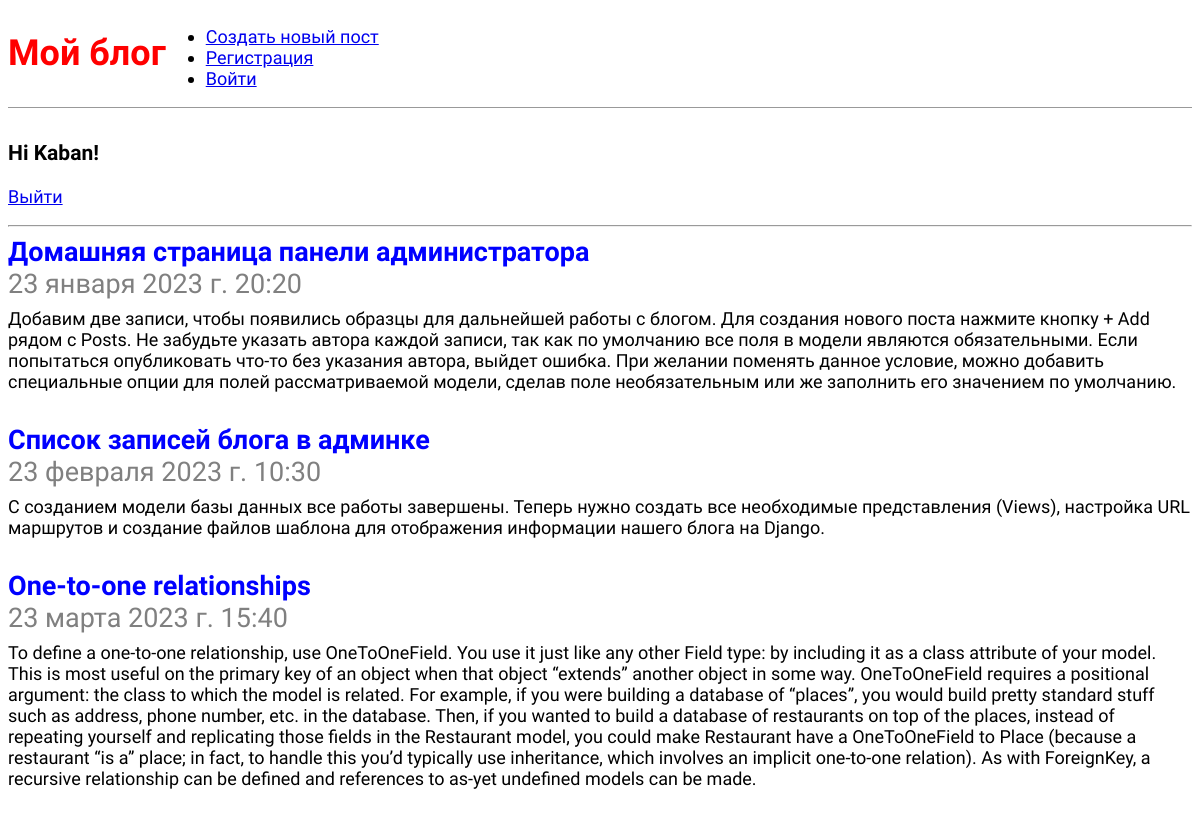
The app's page / (signed in), older data.
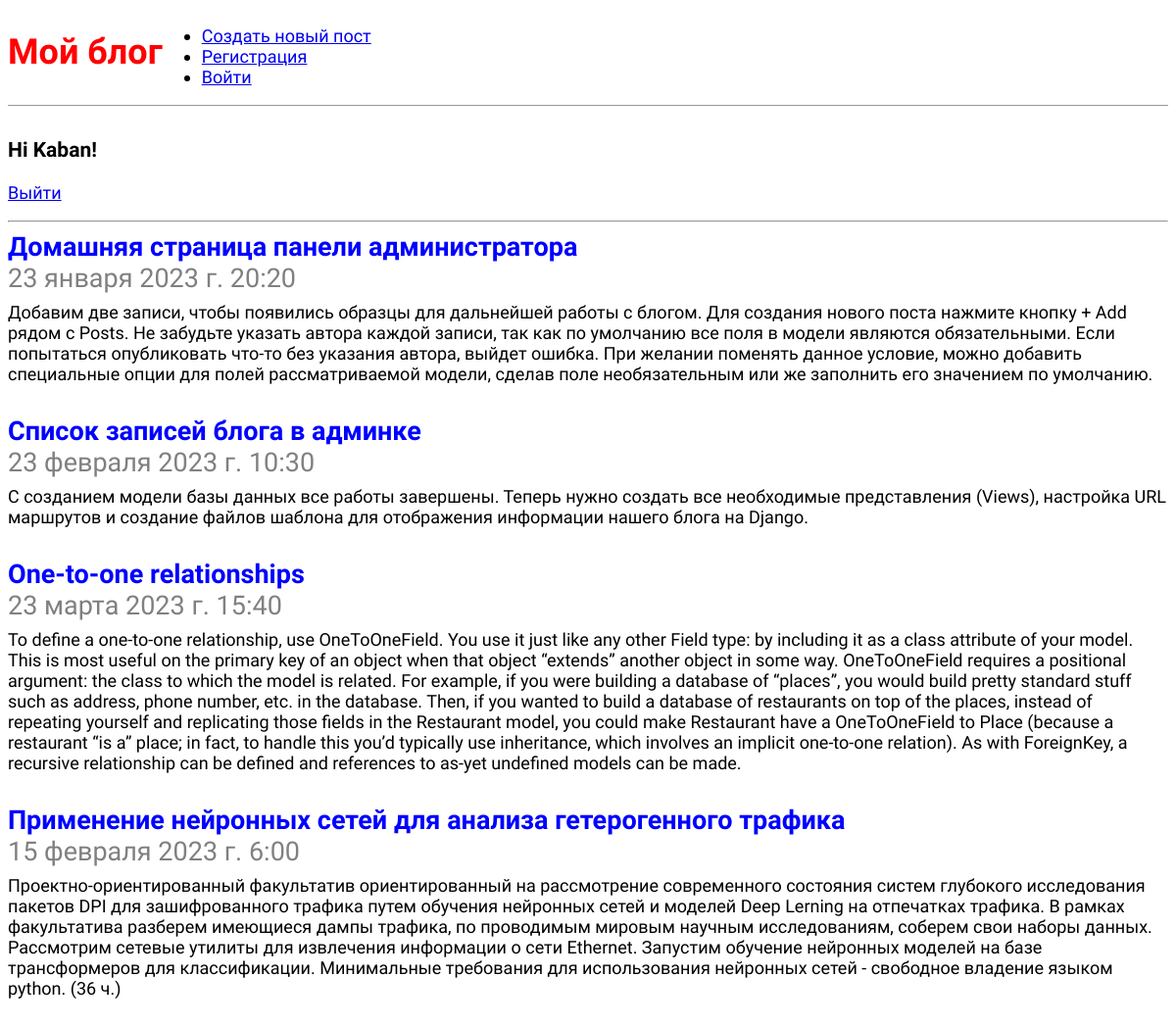
The same page, newer data.
### blog/models.py (models this page shows, shortened)
class Post(models.Model):
    title = models.CharField(max_length=200)  # Строковое поле, для строк малого и большого размера.
    author = models.ForeignKey(
        'auth.User',
        on_delete=models.CASCADE,  # Если удалиться пользователь, то и его статьи удаляться(каскадное отношение)
    )
    body = models.TextField()  # Большое текстовое поле
    time_create = models.DateTimeField(default=datetime.datetime.now())

### blog/views.py (the view)
# urls.py: path("", BlogListView.as_view(), name='home'),
class BlogListView(ListView):
    model = Post
    template_name = 'home.html'

### templates/home.html
{% extends 'base.html' %}
{% block content %}
{% if user.is_authenticated %}
  {% for post in object_list %}
    <div class="post-entry">
      <h2>
        <a href="{% url 'post_detail' post.pk %}">{{ post.title }}</a>
        <p style="color: grey">{{ post.time_create }}</p>
      </h2>
      <p>{{ post.body }}</p>
    </div>
  {% endfor %}
{% endif %}
{% endblock content %}

### templates/base.html (shortened to what this page needs)
{% load static %}
<html>
  <head>
    <link href="{% static 'css/base.css' %}" rel="stylesheet">
  </head>
  <body>
    <header>
       <div>
          <h1><a href="{% url 'home' %}">Мой блог</a></h1>
        </div>
      <ul>
        <li><a href="{% url 'post_new' %}">Создать новый пост</a></li>
        <li><a href="{% url 'signup' %}">Регистрация</a></li>
        <li><a href="{% url 'login' %}">Войти</a></li>
      </ul>
    </header>
    {% if user.is_authenticated %}
        <h3>Hi {{ user.username }}!</h3>
        <p><a href="{% url 'logout' %}">Выйти</a></p>
        <hr>
      {% else %}
        <p>You are not logged in.</p>
        <a href="{% url 'login' %}">Войти</a>
        <hr>
      {% endif %}
    <div>
      {% block content %}
      {% endblock content %}
    </div>
  </body>
</html>

### static/css/base.css (style rules this page uses)
body { font-family: 'Source Sans Pro', sans-serif; font-size: 18px; }
header { border-bottom: 1px solid #999; margin-bottom: 2rem; display: flex; }
header h1 a { color: red; text-decoration: none; }
.post-entry { margin-bottom: 2rem; }
.post-entry h2 { margin: 0.5rem 0; }
.post-entry h2 a, .post-entry h2 a:visited { color: blue; text-decoration: none; }
.post-entry p { margin: 0; font-weight: 400; }

Row changes from the older to the newer data that the page shows:
added Post: title "Применение нейронных сетей для анализа гетерогенного трафика", time_create "15 февраля 2023 г. 6:00", body "Проектно-ориентированный факультатив ориентированный на рассмотрение современного состояния систем глубокого исследования пакетов DPI для зашифрованного трафика путем обучения нейронных сетей и моделей Deep Lerning на отпечатках трафика. В рамках факультатива разберем имеющиеся дампы трафика, по проводимым мировым научным исследованиям, соберем свои наборы данных. Рассмотрим сетевые утилиты для извлечения информации о сети Ethernet. Запустим обучение нейронных моделей на базе трансформеров для классификации. Минимальные требования для использования нейронных сетей - свободное владение языком python. (36 ч.)"
